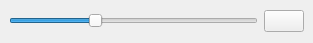
<?xml version="1.0" encoding="UTF-8"?>
<ui version="4.0">
 <class>MainWindow</class>
 <widget class="QMainWindow" name="MainWindow">
  <property name="geometry">
   <rect>
    <x>0</x>
    <y>0</y>
    <width>313</width>
    <height>43</height>
   </rect>
  </property>
  <property name="windowTitle">
   <string>qbmon</string>
  </property>
  <property name="windowIcon">
   <iconset resource="res.qrc">
    <normaloff>:/img/imgs/ico.png</normaloff>:/img/imgs/ico.png</iconset>
  </property>
  <widget class="QWidget" name="centralwidget">
   <layout class="QGridLayout" name="gridLayout">
    <item row="0" column="0">
     <widget class="QSlider" name="horizontalSlider">
      <property name="minimum">
       <number>-50</number>
      </property>
      <property name="orientation">
       <enum>Qt::Horizontal</enum>
      </property>
     </widget>
    </item>
    <item row="0" column="1">
     <widget class="QPushButton" name="pushButton">
      <property name="text">
       <string/>
      </property>
      <property name="icon">
       <iconset resource="res.qrc">
        <normaloff>:/img/imgs/config.png</normaloff>:/img/imgs/config.png</iconset>
      </property>
     </widget>
    </item>
   </layout>
  </widget>
 </widget>
 <resources>
  <include location="res.qrc"/>
 </resources>
 <connections/>
</ui>
